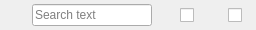
            <widget class="QFrame" name="searchBox">
             <property name="frameShape">
              <enum>QFrame::Shape::NoFrame</enum>
             </property>
             <property name="sizePolicy">
              <sizepolicy hsizetype="Preferred" vsizetype="Fixed">
               <horstretch>0</horstretch>
               <verstretch>0</verstretch>
              </sizepolicy>
             </property>
             <property name="minimumSize">
              <size>
               <width>210</width>
               <height>30</height>
              </size>
             </property>
             <property name="maximumSize">
              <size>
               <width>430</width>
               <height>30</height>
              </size>
             </property>
             <layout class="QHBoxLayout" name="horizontalLayout_searchbox">
              <property name="spacing">
               <number>4</number>
              </property>
              <property name="leftMargin">
               <number>8</number>
              </property>
              <property name="topMargin">
               <number>2</number>
              </property>
              <property name="rightMargin">
               <number>8</number>
              </property>
              <property name="bottomMargin">
               <number>2</number>
              </property>
              <item>
               <widget class="QLabel" name="label_search_regex">
                <property name="toolTip">
                 <string>Search uses Regex functions.
A dot ‘.’ is used as a wild card, e.g. ‘.ears’ will match ‘bears’ and ‘years’.
A ‘?’ after a character will match one or none times that character, e.g. ‘bears?’ will match ‘bear’ and ‘bears’
A ‘*’ after a character will match zero or more times.
‘\. will match the dot symbol, ‘\?’ will match the question mark. ‘\n’ will match the line ending symbol.
Regex cheatsheet: www.rexegg.com/regex-quickstart.html</string>
                </property>
                <property name="autoFillBackground">
                 <bool>false</bool>
                </property>
                <property name="text">
                 <string />
                </property>
                <property name="wordWrap">
                 <bool>true</bool>
                </property>
                <property name="sizePolicy">
                 <sizepolicy hsizetype="Fixed" vsizetype="Fixed">
                  <horstretch>0</horstretch>
                  <verstretch>0</verstretch>
                 </sizepolicy>
                </property>
                <property name="minimumSize">
                 <size>
                  <width>20</width>
                  <height>20</height>
                 </size>
                </property>
                <property name="maximumSize">
                 <size>
                  <width>20</width>
                  <height>20</height>
                 </size>
                </property>
                <property name="alignment">
                 <set>Qt::AlignmentFlag::AlignCenter</set>
                </property>
               </widget>
              </item>
              <item>
               <widget class="QLineEdit" name="lineEdit_search">
                <property name="toolTip">
                 <string>Search for text.
check Case sensitive for case sensitive search
check All files for searching all files search

Right-click to change automatic searching options</string>
                </property>
                <property name="sizePolicy">
                 <sizepolicy hsizetype="Expanding" vsizetype="Fixed">
                  <horstretch>0</horstretch>
                  <verstretch>0</verstretch>
                 </sizepolicy>
                </property>
                <property name="minimumSize">
                 <size>
                  <width>120</width>
                  <height>22</height>
                 </size>
                </property>
                <property name="clearButtonEnabled">
                 <bool>true</bool>
                </property>
                <property name="placeholderText">
                 <string>Search text</string>
                </property>
               </widget>
              </item>
              <item>
               <widget class="QLabel" name="label_search_case_sensitive">
                <property name="toolTip">
                 <string>Search text. Case sensitive</string>
                </property>
                <property name="autoFillBackground">
                 <bool>false</bool>
                </property>
                <property name="text">
                 <string />
                </property>
                <property name="wordWrap">
                 <bool>true</bool>
                </property>
                <property name="sizePolicy">
                 <sizepolicy hsizetype="Fixed" vsizetype="Fixed">
                  <horstretch>0</horstretch>
                  <verstretch>0</verstretch>
                 </sizepolicy>
                </property>
                <property name="minimumSize">
                 <size>
                  <width>20</width>
                  <height>20</height>
                 </size>
                </property>
                <property name="maximumSize">
                 <size>
                  <width>20</width>
                  <height>20</height>
                 </size>
                </property>
                <property name="alignment">
                 <set>Qt::AlignmentFlag::AlignCenter</set>
                </property>
               </widget>
              </item>
              <item>
               <widget class="QCheckBox" name="checkBox_search_case">
                <property name="toolTip">
                 <string>search case sensitive</string>
                </property>
                <property name="text">
                 <string />
                </property>
                <property name="sizePolicy">
                 <sizepolicy hsizetype="Fixed" vsizetype="Fixed">
                  <horstretch>0</horstretch>
                  <verstretch>0</verstretch>
                 </sizepolicy>
                </property>
                <property name="minimumSize">
                 <size>
                  <width>20</width>
                  <height>20</height>
                 </size>
                </property>
                <property name="maximumSize">
                 <size>
                  <width>20</width>
                  <height>20</height>
                 </size>
                </property>
               </widget>
              </item>
              <item>
               <widget class="QLabel" name="label_search_all_files">
                <property name="toolTip">
                 <string>Search text. All text files.</string>
                </property>
                <property name="autoFillBackground">
                 <bool>false</bool>
                </property>
                <property name="text">
                 <string />
                </property>
                <property name="wordWrap">
                 <bool>true</bool>
                </property>
                <property name="sizePolicy">
                 <sizepolicy hsizetype="Fixed" vsizetype="Fixed">
                  <horstretch>0</horstretch>
                  <verstretch>0</verstretch>
                 </sizepolicy>
                </property>
                <property name="minimumSize">
                 <size>
                  <width>20</width>
                  <height>20</height>
                 </size>
                </property>
                <property name="maximumSize">
                 <size>
                  <width>20</width>
                  <height>20</height>
                 </size>
                </property>
                <property name="alignment">
                 <set>Qt::AlignmentFlag::AlignCenter</set>
                </property>
               </widget>
              </item>
              <item>
               <widget class="QCheckBox" name="checkBox_search_all_files">
                <property name="toolTip">
                 <string>search all files</string>
                </property>
                <property name="text">
                 <string />
                </property>
                <property name="sizePolicy">
                 <sizepolicy hsizetype="Fixed" vsizetype="Fixed">
                  <horstretch>0</horstretch>
                  <verstretch>0</verstretch>
                 </sizepolicy>
                </property>
                <property name="minimumSize">
                 <size>
                  <width>20</width>
                  <height>20</height>
                 </size>
                </property>
                <property name="maximumSize">
                 <size>
                  <width>20</width>
                  <height>20</height>
                 </size>
                </property>
               </widget>
              </item>
             </layout>
            </widget>
